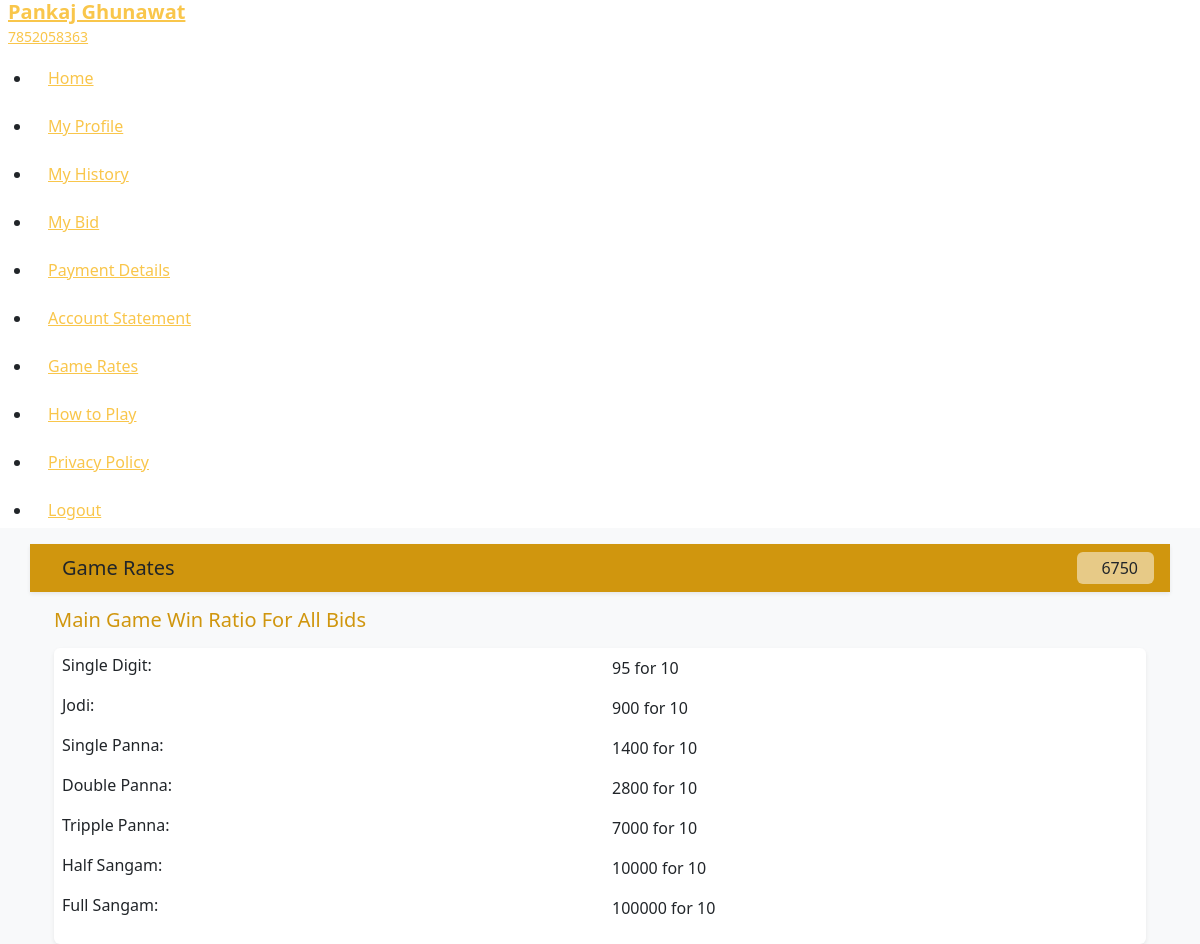
The app's page /gameprice (signed in) with its own data.
### app/models.py (models this page shows)
class customer(models.Model):
    user=models.ForeignKey(User,on_delete=models.CASCADE)
    name=models.CharField(max_length=225)
    mobile=models.CharField(max_length=225)
    password=models.CharField(max_length=125)
    email=models.CharField(max_length=225,null="",blank=True)
    wallet=models.IntegerField(default=0)
    status=models.CharField(max_length=225,default="no",blank=True)
    join=models.DateTimeField(auto_now_add=True, blank=True)
    def __str__(self):
     return self.user.first_name

### adminpanel/models.py (models this page shows)
class GameRates(models.Model):
   SingleDigit=models.CharField(max_length=225,null="",blank=True)
   Jodi=models.CharField(max_length=225,null="",blank=True)
   SinglePanna=models.CharField(max_length=225,null="",blank=True)
   DoublePanna=models.CharField(max_length=225,null="",blank=True)
   TripplePanna=models.CharField(max_length=225,null="",blank=True)
   HalfSangam=models.CharField(max_length=225,null="",blank=True)
   FullSangam=models.CharField(max_length=225,null="",blank=True)

### app/views.py (the view)
# urls.py: path('gameprice',views.gameprice,name="gameprice page"),
def gameprice(request):
    if not request.user.is_authenticated:
        return redirect(loginpg)
    user=request.user
    client=customer.objects.get(user=user)
    rt=GameRates.objects.get(id=1)
    return render(request,"gameprice.html",{"client":client,"rt":rt})

### templates/gameprice.html (shortened to what this page needs)
<!doctype html>
<html lang="en">
<head>
  <link rel="stylesheet" href="https://dpboss777.co.in/assets/frontend/assets/css/custom.css">
  <link rel="stylesheet" href="https://cdn.jsdelivr.net/npm/boxicons@latest/css/boxicons.min.css" />
  <link rel="stylesheet" href="https://dpboss777.co.in/assets/frontend/assets/css/bootstrap.min.css">
  <link href="https://cdn.jsdelivr.net/npm/remixicon@3.6.0/fonts/remixicon.css" rel="stylesheet">
  <link rel="stylesheet" href="https://cdnjs.cloudflare.com/ajax/libs/izitoast/1.4.0/css/iziToast.css" />
</head>
<body>
  <div class="main-wrapper" id="body-pd">
<div class="sidenav d-flex flex-column justify-content-between" id="nav-bar">
  <div class="sidebody">
    <div class="sidebar-logo">
      <a href="index.html" class="d-flex align-items-center">
        <div class="logo-info">
          <h2 class="fw-bold fs-5 m-0" >{{client}}</h2>
          <small class="m-0">{{client.mobile}}</small>
        </div>
      </a>
    </div>
    <ul class="sidebar-menu" id="nav_accordion">
      <li class="nav-item">
        <a href="/games">
          <span class="mm-text dash-item">Home</span>
        </a>
      </li>
      <li class="nav-item">
        <a href="/myprofile">
          <span class="mm-text dash-item">My Profile</span>
        </a>
      </li>
                <li class="nav-item">
        <a href="/history">
          <span class="mm-text dash-item">My History</span>
        </a>
      </li>
      <li class="nav-item">
        <a href="/bid-history">
          <span class="mm-text dash-item">My Bid</span>
        </a>
      </li>
      <li class="nav-item">
        <a href="/payment">
          <span class="mm-text dash-item">Payment Details</span>
        </a>
      </li>
      <li class="nav-item">
        <a href="/passbook">
          <span class="mm-text dash-item">Account Statement</span>
        </a>
      </li>
      <li class="nav-item">
        <a href="/gameprice">
          <span class="mm-text dash-item">Game Rates</span>
        </a>
      </li>
      <li class="nav-item">
        <a href="/howtoplay">
          <span class="mm-text dash-item">How to Play</span>
        </a>
      </li>
                <li class="nav-item">
        <a href="/privacypolicy">
          <span class="mm-text dash-item">Privacy Policy</span>
        </a>
      </li>
      <li class="nav-item">
          <a href="/Elogout" ><span class="mm-text dash-item">Logout</span></a>
      </li>
    </ul>
  </div>
</div>
    <main class="fullheight bg-light">
        <div class="main-body">
            <div class="home-wraper">
                <div class="container">
                    <div class="row gy-3">
    <div class="col-sm-12 my-3 px-0" style="background-color: #d0960e;">
        <div class=" shadow-sm px-3 py-2 d-flex align-items-center justify-content-between">
              <h5 class="fw-semibild m-0"><a href="/games"></a>Game Rates</h5>
              <div class="wallet px-3 py-1 rounded-2 bg-white bg-opacity-50">
               <span class="ms-2 fs-6">{{client.wallet}}</span>
            </div>
        </div>
    </div>
</div>
<div class="container">
    <div class="history-cards row gx-0">
        <div class="col-sm-12" >
            <h5 class="text-info mb-3" style="color: #d0960e !important;">Main Game Win Ratio For All Bids</h5>
        </div>
        <div class="gamprc card shadow-sm rounded-2 p-2 border-0">
            <div class="gamtbl row">
                <h6 class="col-6">Single Digit:</h6>
                <p class="col-6">{{rt.SingleDigit}} for 10</p>
            </div>
            <div class="gamtbl row">
                <h6 class="col-6">Jodi:</h6>
                <p class="col-6">{{rt.Jodi}} for 10</p>
            </div>
            <div class="gamtbl row">
                <h6 class="col-6">Single Panna:</h6>
                <p class="col-6">{{rt.SinglePanna}} for 10</p>
            </div>
            <div class="gamtbl row">
                <h6 class="col-6">Double Panna:</h6>
                <p class="col-6">{{rt.DoublePanna}} for 10</p>
            </div>
            <div class="gamtbl row">
                <h6 class="col-6">Tripple Panna:</h6>
                <p class="col-6">{{rt.TripplePanna}} for 10</p>
            </div>
            <div class="gamtbl row">
                <h6 class="col-6">Half Sangam:</h6>
                <p class="col-6">{{rt.HalfSangam}} for 10</p>
            </div>
            <div class="gamtbl row">
                <h6 class="col-6">Full Sangam:</h6>
                <p class="col-6">{{rt.FullSangam}} for 10</p>
            </div>
        </div>
    </div>
</div>
                </div>
            </div>
        </div>
    </main>
  </div>
</body>
</html>

### records on screen
customer: user.first_name "Pankaj Ghunawat", mobile "7852058363", wallet "6750"
GameRates: SingleDigit "95", Jodi "900", SinglePanna "1400", DoublePanna "2800", TripplePanna "7000", HalfSangam "10000", FullSangam "100000"
